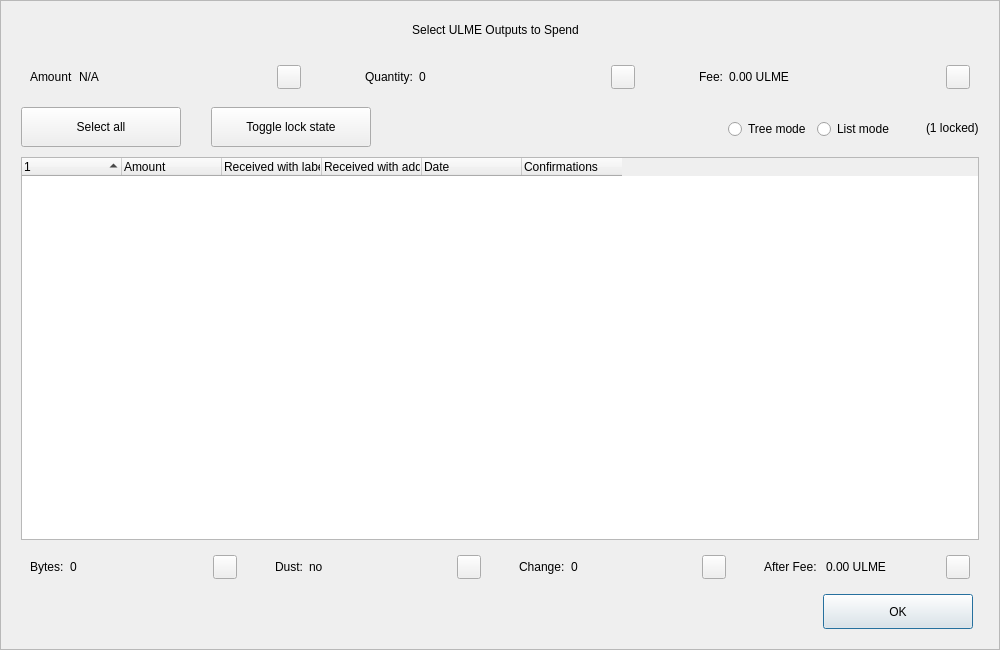
<?xml version="1.0" encoding="UTF-8"?>
<ui version="4.0">
 <class>CoinControlDialog</class>
 <widget class="QDialog" name="CoinControlDialog">
  <property name="geometry">
   <rect>
    <x>0</x>
    <y>0</y>
    <width>1000</width>
    <height>650</height>
   </rect>
  </property>
  <property name="minimumSize">
   <size>
    <width>950</width>
    <height>650</height>
   </size>
  </property>
  <property name="windowTitle">
   <string>Coin Selection</string>
  </property>
  <property name="styleSheet">
   <string notr="true"/>
  </property>
  <layout class="QVBoxLayout" name="verticalLayout">
   <property name="spacing">
    <number>0</number>
   </property>
   <property name="leftMargin">
    <number>0</number>
   </property>
   <property name="topMargin">
    <number>0</number>
   </property>
   <property name="rightMargin">
    <number>0</number>
   </property>
   <property name="bottomMargin">
    <number>0</number>
   </property>
   <item>
    <widget class="QFrame" name="frameContainer">
     <property name="toolTipDuration">
      <number>0</number>
     </property>
     <property name="frameShape">
      <enum>QFrame::StyledPanel</enum>
     </property>
     <property name="frameShadow">
      <enum>QFrame::Raised</enum>
     </property>
     <layout class="QVBoxLayout" name="verticalLayout_2">
      <property name="leftMargin">
       <number>0</number>
      </property>
      <property name="rightMargin">
       <number>0</number>
      </property>
      <property name="bottomMargin">
       <number>20</number>
      </property>
      <item>
       <layout class="QHBoxLayout" name="horizontalLayout_12">
        <property name="spacing">
         <number>0</number>
        </property>
        <property name="leftMargin">
         <number>20</number>
        </property>
        <property name="rightMargin">
         <number>30</number>
        </property>
        <item>
         <spacer name="horizontalSpacer_4">
          <property name="orientation">
           <enum>Qt::Horizontal</enum>
          </property>
          <property name="sizeHint" stdset="0">
           <size>
            <width>40</width>
            <height>20</height>
           </size>
          </property>
         </spacer>
        </item>
        <item>
         <widget class="QLabel" name="labelTitle">
          <property name="minimumSize">
           <size>
            <width>0</width>
            <height>40</height>
           </size>
          </property>
          <property name="maximumSize">
           <size>
            <width>16777215</width>
            <height>40</height>
           </size>
          </property>
          <property name="text">
           <string>Select ULME Outputs to Spend</string>
          </property>
          <property name="alignment">
           <set>Qt::AlignCenter</set>
          </property>
          <property name="margin">
           <number>7</number>
          </property>
         </widget>
        </item>
        <item>
         <spacer name="horizontalSpacer_5">
          <property name="orientation">
           <enum>Qt::Horizontal</enum>
          </property>
          <property name="sizeHint" stdset="0">
           <size>
            <width>40</width>
            <height>20</height>
           </size>
          </property>
         </spacer>
        </item>
       </layout>
      </item>
      <item>
       <layout class="QHBoxLayout" name="horizontalLayout_8">
        <property name="leftMargin">
         <number>20</number>
        </property>
        <property name="rightMargin">
         <number>20</number>
        </property>
        <item>
         <widget class="QWidget" name="layoutAmount" native="true">
          <layout class="QHBoxLayout" name="horizontalLayout_9" stretch="0,1,0">
           <item>
            <widget class="QLabel" name="labelCoinControlAmountText">
             <property name="text">
              <string>Amount</string>
             </property>
            </widget>
           </item>
           <item>
            <widget class="QLabel" name="labelCoinControlAmount">
             <property name="text">
              <string notr="true">N/A</string>
             </property>
            </widget>
           </item>
           <item alignment="Qt::AlignHCenter|Qt::AlignVCenter">
            <widget class="QPushButton" name="pushButtonAmount">
             <property name="minimumSize">
              <size>
               <width>0</width>
               <height>24</height>
              </size>
             </property>
             <property name="maximumSize">
              <size>
               <width>24</width>
               <height>26</height>
              </size>
             </property>
             <property name="focusPolicy">
              <enum>Qt::NoFocus</enum>
             </property>
             <property name="styleSheet">
              <string notr="true">padding-bottom:2px;
padding-right:4px;</string>
             </property>
             <property name="text">
              <string/>
             </property>
            </widget>
           </item>
          </layout>
         </widget>
        </item>
        <item>
         <spacer name="horizontalSpacer_2">
          <property name="orientation">
           <enum>Qt::Horizontal</enum>
          </property>
          <property name="sizeType">
           <enum>QSizePolicy::Fixed</enum>
          </property>
          <property name="sizeHint" stdset="0">
           <size>
            <width>40</width>
            <height>20</height>
           </size>
          </property>
         </spacer>
        </item>
        <item>
         <widget class="QWidget" name="layoutQuantity" native="true">
          <layout class="QHBoxLayout" name="horizontalLayout_10" stretch="0,1,0">
           <item>
            <widget class="QLabel" name="labelCoinControlQuantityText">
             <property name="text">
              <string>Quantity:</string>
             </property>
            </widget>
           </item>
           <item>
            <widget class="QLabel" name="labelCoinControlQuantity">
             <property name="text">
              <string notr="true">0</string>
             </property>
            </widget>
           </item>
           <item alignment="Qt::AlignHCenter|Qt::AlignVCenter">
            <widget class="QPushButton" name="pushButtonQuantity">
             <property name="minimumSize">
              <size>
               <width>0</width>
               <height>24</height>
              </size>
             </property>
             <property name="maximumSize">
              <size>
               <width>24</width>
               <height>26</height>
              </size>
             </property>
             <property name="focusPolicy">
              <enum>Qt::NoFocus</enum>
             </property>
             <property name="styleSheet">
              <string notr="true">padding-bottom:2px;
               padding-right:4px;</string>
             </property>
             <property name="text">
              <string/>
             </property>
            </widget>
           </item>
          </layout>
         </widget>
        </item>
        <item>
         <spacer name="horizontalSpacer_22">
          <property name="orientation">
           <enum>Qt::Horizontal</enum>
          </property>
          <property name="sizeType">
           <enum>QSizePolicy::Fixed</enum>
          </property>
          <property name="sizeHint" stdset="0">
           <size>
            <width>40</width>
            <height>20</height>
           </size>
          </property>
         </spacer>
        </item>
        <item>
         <widget class="QWidget" name="layoutFee" native="true">
          <layout class="QHBoxLayout" name="horizontalLayout_11" stretch="0,1,0">
           <item>
            <widget class="QLabel" name="labelCoinControlFeeText">
             <property name="text">
              <string>Fee:</string>
             </property>
            </widget>
           </item>
           <item>
            <widget class="QLabel" name="labelCoinControlFee">
             <property name="text">
              <string>0.00 ULME</string>
             </property>
            </widget>
           </item>
           <item alignment="Qt::AlignHCenter|Qt::AlignVCenter">
            <widget class="QPushButton" name="pushButtonFee">
             <property name="minimumSize">
              <size>
               <width>0</width>
               <height>24</height>
              </size>
             </property>
             <property name="maximumSize">
              <size>
               <width>24</width>
               <height>26</height>
              </size>
             </property>
             <property name="focusPolicy">
              <enum>Qt::NoFocus</enum>
             </property>
             <property name="styleSheet">
              <string notr="true">padding-bottom:2px;
               padding-right:4px;</string>
             </property>
             <property name="text">
              <string/>
             </property>
            </widget>
           </item>
          </layout>
         </widget>
        </item>
       </layout>
      </item>
      <item>
       <widget class="QFrame" name="frame">
        <property name="minimumSize">
         <size>
          <width>0</width>
          <height>40</height>
         </size>
        </property>
        <property name="styleSheet">
         <string notr="true">#frame {
	border:0;
}</string>
        </property>
        <property name="frameShape">
         <enum>QFrame::StyledPanel</enum>
        </property>
        <property name="frameShadow">
         <enum>QFrame::Sunken</enum>
        </property>
        <layout class="QHBoxLayout" name="horizontalLayout">
         <property name="spacing">
          <number>0</number>
         </property>
         <property name="leftMargin">
          <number>20</number>
         </property>
         <property name="topMargin">
          <number>0</number>
         </property>
         <property name="rightMargin">
          <number>20</number>
         </property>
         <property name="bottomMargin">
          <number>0</number>
         </property>
         <item>
          <layout class="QHBoxLayout" name="horizontalLayoutPanel" stretch="0,0,0,0,0,0">
           <property name="spacing">
            <number>20</number>
           </property>
           <item>
            <widget class="QPushButton" name="pushButtonSelectAll">
             <property name="sizePolicy">
              <sizepolicy hsizetype="Maximum" vsizetype="Fixed">
               <horstretch>0</horstretch>
               <verstretch>0</verstretch>
              </sizepolicy>
             </property>
             <property name="minimumSize">
              <size>
               <width>160</width>
               <height>40</height>
              </size>
             </property>
             <property name="maximumSize">
              <size>
               <width>16777215</width>
               <height>40</height>
              </size>
             </property>
             <property name="text">
              <string>Select all</string>
             </property>
             <property name="checkable">
              <bool>true</bool>
             </property>
             <property name="checked">
              <bool>false</bool>
             </property>
             <property name="autoExclusive">
              <bool>false</bool>
             </property>
             <property name="autoDefault">
              <bool>false</bool>
             </property>
            </widget>
           </item>
           <item>
            <spacer name="horizontalSpacer_6">
             <property name="orientation">
              <enum>Qt::Horizontal</enum>
             </property>
             <property name="sizeType">
              <enum>QSizePolicy::Fixed</enum>
             </property>
             <property name="sizeHint" stdset="0">
              <size>
               <width>10</width>
               <height>20</height>
              </size>
             </property>
            </spacer>
           </item>
           <item>
            <widget class="QPushButton" name="pushButtonToggleLock">
             <property name="sizePolicy">
              <sizepolicy hsizetype="Maximum" vsizetype="Fixed">
               <horstretch>0</horstretch>
               <verstretch>0</verstretch>
              </sizepolicy>
             </property>
             <property name="minimumSize">
              <size>
               <width>160</width>
               <height>40</height>
              </size>
             </property>
             <property name="maximumSize">
              <size>
               <width>16777215</width>
               <height>40</height>
              </size>
             </property>
             <property name="text">
              <string>Toggle lock state</string>
             </property>
             <property name="checkable">
              <bool>true</bool>
             </property>
             <property name="autoExclusive">
              <bool>false</bool>
             </property>
             <property name="autoDefault">
              <bool>false</bool>
             </property>
            </widget>
           </item>
           <item>
            <spacer name="horizontalSpacer_7">
             <property name="orientation">
              <enum>Qt::Horizontal</enum>
             </property>
             <property name="sizeType">
              <enum>QSizePolicy::Expanding</enum>
             </property>
             <property name="sizeHint" stdset="0">
              <size>
               <width>30</width>
               <height>20</height>
              </size>
             </property>
            </spacer>
           </item>
           <item alignment="Qt::AlignRight">
            <widget class="QGroupBox" name="groupBox_2">
             <property name="styleSheet">
              <string notr="true">#groupBox_2 {
    background-color:transparent;
    border-radius:0;
}</string>
             </property>
             <property name="title">
              <string/>
             </property>
             <layout class="QHBoxLayout" name="horizontalLayout_14">
              <item>
               <widget class="QRadioButton" name="radioTreeMode">
                <property name="sizePolicy">
                 <sizepolicy hsizetype="Maximum" vsizetype="Fixed">
                  <horstretch>0</horstretch>
                  <verstretch>0</verstretch>
                 </sizepolicy>
                </property>
                <property name="text">
                 <string>Tree mode</string>
                </property>
               </widget>
              </item>
              <item>
               <widget class="QRadioButton" name="radioListMode">
                <property name="sizePolicy">
                 <sizepolicy hsizetype="Maximum" vsizetype="Fixed">
                  <horstretch>0</horstretch>
                  <verstretch>0</verstretch>
                 </sizepolicy>
                </property>
                <property name="text">
                 <string>List mode</string>
                </property>
                <property name="checked">
                 <bool>false</bool>
                </property>
               </widget>
              </item>
             </layout>
            </widget>
           </item>
           <item>
            <widget class="QLabel" name="labelLocked">
             <property name="text">
              <string>(1 locked)</string>
             </property>
            </widget>
           </item>
          </layout>
         </item>
        </layout>
       </widget>
      </item>
      <item>
       <layout class="QHBoxLayout" name="horizontalLayout_13">
        <property name="leftMargin">
         <number>20</number>
        </property>
        <property name="rightMargin">
         <number>20</number>
        </property>
        <item>
         <widget class="CoinControlTreeWidget" name="treeWidget">
          <property name="contextMenuPolicy">
           <enum>Qt::CustomContextMenu</enum>
          </property>
          <property name="styleSheet">
           <string notr="true"/>
          </property>
          <property name="sortingEnabled">
           <bool>false</bool>
          </property>
          <property name="columnCount">
           <number>6</number>
          </property>
          <attribute name="headerShowSortIndicator" stdset="0">
           <bool>true</bool>
          </attribute>
          <attribute name="headerStretchLastSection">
           <bool>false</bool>
          </attribute>
          <column>
           <property name="text">
            <string/>
           </property>
          </column>
          <column>
           <property name="text">
            <string>Amount</string>
           </property>
          </column>
          <column>
           <property name="text">
            <string>Received with label</string>
           </property>
          </column>
          <column>
           <property name="text">
            <string>Received with address</string>
           </property>
          </column>
          <column>
           <property name="text">
            <string>Date</string>
           </property>
          </column>
          <column>
           <property name="text">
            <string>Confirmations</string>
           </property>
           <property name="toolTip">
            <string>Confirmed</string>
           </property>
          </column>
         </widget>
        </item>
       </layout>
      </item>
      <item>
       <layout class="QHBoxLayout" name="horizontalLayout_3">
        <property name="spacing">
         <number>20</number>
        </property>
        <property name="leftMargin">
         <number>20</number>
        </property>
        <property name="rightMargin">
         <number>20</number>
        </property>
        <item>
         <widget class="QWidget" name="layoutBytes" native="true">
          <layout class="QHBoxLayout" name="horizontalLayout_4" stretch="0,1,0">
           <item>
            <widget class="QLabel" name="labelCoinControlBytesText">
             <property name="text">
              <string>Bytes:</string>
             </property>
            </widget>
           </item>
           <item>
            <widget class="QLabel" name="labelCoinControlBytes">
             <property name="text">
              <string notr="true">0</string>
             </property>
            </widget>
           </item>
           <item alignment="Qt::AlignHCenter|Qt::AlignVCenter">
            <widget class="QPushButton" name="pushButtonBytes">
             <property name="minimumSize">
              <size>
               <width>0</width>
               <height>24</height>
              </size>
             </property>
             <property name="maximumSize">
              <size>
               <width>24</width>
               <height>26</height>
              </size>
             </property>
             <property name="focusPolicy">
              <enum>Qt::NoFocus</enum>
             </property>
             <property name="styleSheet">
              <string notr="true">padding-bottom:2px;
               padding-right:4px;</string>
             </property>
             <property name="text">
              <string/>
             </property>
            </widget>
           </item>
          </layout>
         </widget>
        </item>
        <item>
         <widget class="QWidget" name="layoutDust" native="true">
          <layout class="QHBoxLayout" name="horizontalLayout_5" stretch="0,1,0">
           <item>
            <widget class="QLabel" name="labelCoinControlLowOutputText">
             <property name="text">
              <string>Dust:</string>
             </property>
            </widget>
           </item>
           <item>
            <widget class="QLabel" name="labelCoinControlLowOutput">
             <property name="text">
              <string>no</string>
             </property>
            </widget>
           </item>
           <item alignment="Qt::AlignHCenter|Qt::AlignVCenter">
            <widget class="QPushButton" name="pushButtonDust">
             <property name="minimumSize">
              <size>
               <width>0</width>
               <height>24</height>
              </size>
             </property>
             <property name="maximumSize">
              <size>
               <width>24</width>
               <height>26</height>
              </size>
             </property>
             <property name="focusPolicy">
              <enum>Qt::NoFocus</enum>
             </property>
             <property name="styleSheet">
              <string notr="true">padding-bottom:2px;
               padding-right:4px;</string>
             </property>
             <property name="text">
              <string/>
             </property>
            </widget>
           </item>
          </layout>
         </widget>
        </item>
        <item>
         <widget class="QWidget" name="layoutChange" native="true">
          <layout class="QHBoxLayout" name="horizontalLayout_6" stretch="0,1,0">
           <item>
            <widget class="QLabel" name="labelCoinControlChangeText">
             <property name="text">
              <string>Change:</string>
             </property>
            </widget>
           </item>
           <item>
            <widget class="QLabel" name="labelCoinControlChange">
             <property name="text">
              <string notr="true">0</string>
             </property>
            </widget>
           </item>
           <item alignment="Qt::AlignHCenter|Qt::AlignVCenter">
            <widget class="QPushButton" name="pushButtonChange">
             <property name="minimumSize">
              <size>
               <width>0</width>
               <height>24</height>
              </size>
             </property>
             <property name="maximumSize">
              <size>
               <width>24</width>
               <height>26</height>
              </size>
             </property>
             <property name="focusPolicy">
              <enum>Qt::NoFocus</enum>
             </property>
             <property name="styleSheet">
              <string notr="true">padding-bottom:2px;
               padding-right:4px;</string>
             </property>
             <property name="text">
              <string/>
             </property>
            </widget>
           </item>
          </layout>
         </widget>
        </item>
        <item>
         <widget class="QWidget" name="layoutAfter" native="true">
          <layout class="QHBoxLayout" name="horizontalLayout_7" stretch="0,1,0">
           <item>
            <widget class="QLabel" name="labelCoinControlAfterFeeText">
             <property name="text">
              <string>After Fee: </string>
             </property>
            </widget>
           </item>
           <item>
            <widget class="QLabel" name="labelCoinControlAfterFee">
             <property name="text">
              <string>0.00 ULME</string>
             </property>
            </widget>
           </item>
           <item alignment="Qt::AlignHCenter|Qt::AlignVCenter">
            <widget class="QPushButton" name="pushButtonAlterFee">
             <property name="minimumSize">
              <size>
               <width>0</width>
               <height>24</height>
              </size>
             </property>
             <property name="maximumSize">
              <size>
               <width>24</width>
               <height>26</height>
              </size>
             </property>
             <property name="focusPolicy">
              <enum>Qt::NoFocus</enum>
             </property>
             <property name="styleSheet">
              <string notr="true">padding-bottom:2px;
               padding-right:4px;</string>
             </property>
             <property name="text">
              <string/>
             </property>
            </widget>
           </item>
          </layout>
         </widget>
        </item>
       </layout>
      </item>
      <item>
       <layout class="QHBoxLayout" name="horizontalLayout_2">
        <property name="spacing">
         <number>0</number>
        </property>
        <property name="leftMargin">
         <number>20</number>
        </property>
        <property name="rightMargin">
         <number>26</number>
        </property>
        <item>
         <spacer name="horizontalSpacer_3">
          <property name="orientation">
           <enum>Qt::Horizontal</enum>
          </property>
          <property name="sizeHint" stdset="0">
           <size>
            <width>558</width>
            <height>20</height>
           </size>
          </property>
         </spacer>
        </item>
        <item>
         <widget class="QPushButton" name="pushButtonOk">
          <property name="minimumSize">
           <size>
            <width>150</width>
            <height>35</height>
           </size>
          </property>
          <property name="text">
           <string>OK</string>
          </property>
         </widget>
        </item>
       </layout>
      </item>
     </layout>
    </widget>
   </item>
  </layout>
 </widget>
 <customwidgets>
  <customwidget>
   <class>CoinControlTreeWidget</class>
   <extends>QTreeWidget</extends>
   <header>coincontroltreewidget.h</header>
  </customwidget>
 </customwidgets>
 <resources/>
 <connections/>
</ui>
